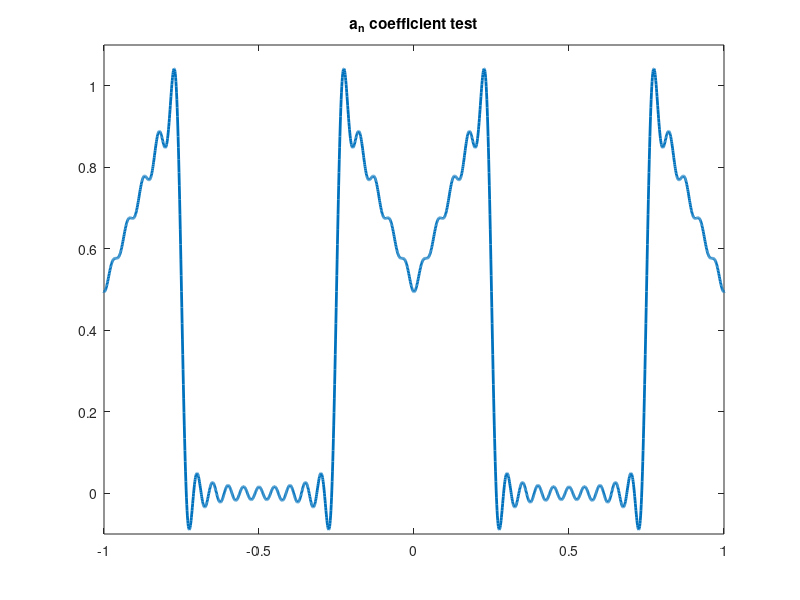

This chart was generated by the following MATLAB code:
clear
close
clc

A = 1;
To=1;
t=-2*To:.001:2*To;
a0=3*A/8; %a_0
Wave = a0; %First Part of Fourier Series
wo=2*pi/To;
for ii = 1:20; %or ii = 1:2:100; is also valid since an=0 for ii = even
an_m(ii)= 2*A/(pi^2*ii^2)*(pi*ii*sin(pi/2*ii)+cos(pi*ii/2)-1); %a_n
Wave = Wave + an_m(ii)*cos(ii*wo*t);
end
plot(t,Wave,'LineWidth', 2)
axis([-1 1 -.1 1.1])
title("a_n coefficient test")


%0,13,14,15
